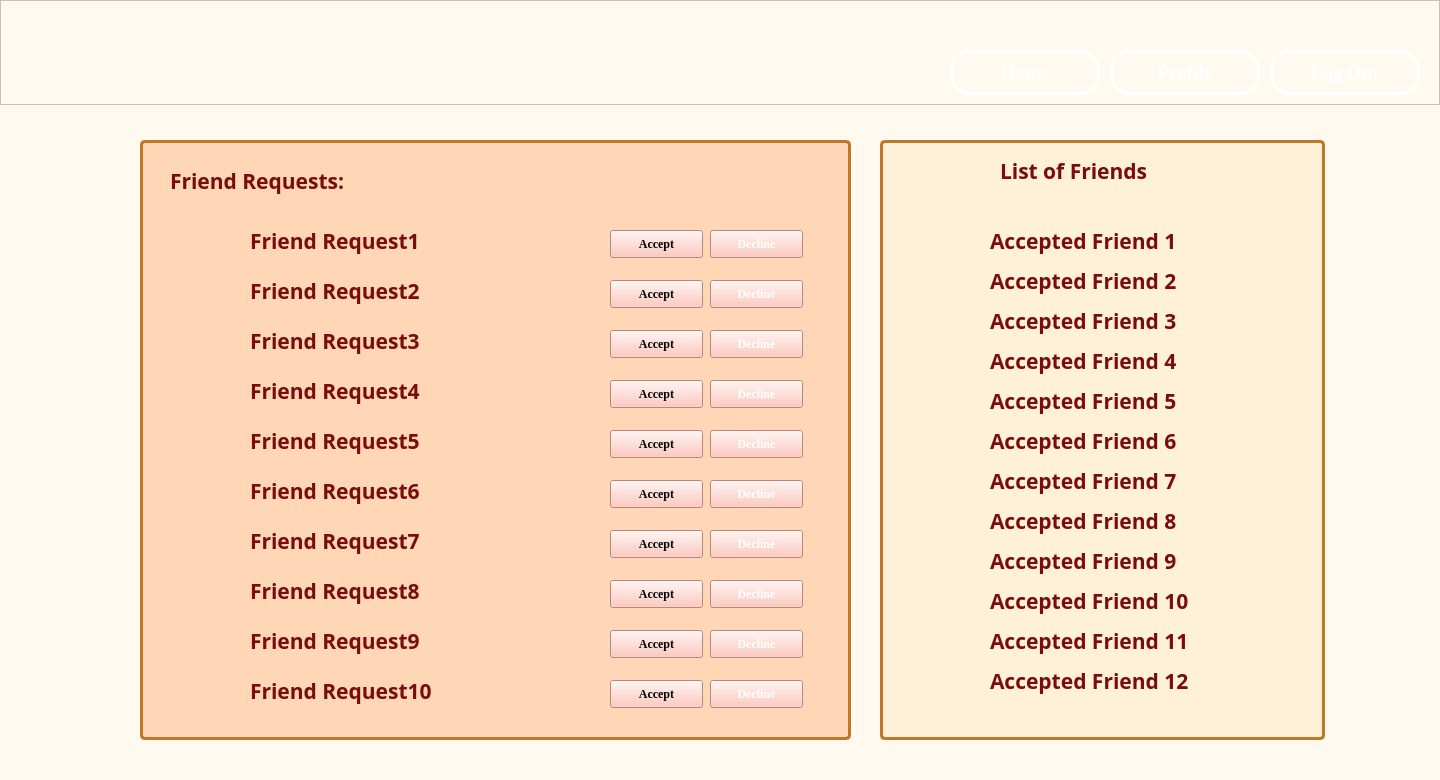
 <widget class="QDialog" name="FriendMenu">
  <property name="geometry">
   <rect>
    <x>0</x>
    <y>0</y>
    <width>1440</width>
    <height>780</height>
   </rect>
  </property>
  <property name="windowTitle">
   <string>Dialog</string>
  </property>
  <property name="styleSheet">
   <string notr="true">background-color: rgb(255, 249, 240);</string>
  </property>
  <widget class="QFrame" name="FM_Header">
   <property name="geometry">
    <rect>
     <x>0</x>
     <y>0</y>
     <width>1440</width>
     <height>105</height>
    </rect>
   </property>
   <property name="styleSheet">
    <string notr="true">background: qlineargradient(
    spread:pad, 
    x1:0, y1:0, x2:1, y2:0, 
    stop:0 #EDC27E, 
    stop:0.526 #EDC27E, 
    stop:1 #DC586D
);

</string>
   </property>
   <property name="frameShape">
    <enum>QFrame::StyledPanel</enum>
   </property>
   <property name="frameShadow">
    <enum>QFrame::Raised</enum>
   </property>
   <widget class="QLabel" name="FM_HeaderIcon">
    <property name="geometry">
     <rect>
      <x>-50</x>
      <y>-30</y>
      <width>242</width>
      <height>159</height>
     </rect>
    </property>
    <property name="styleSheet">
     <string notr="true">background:transparent;
</string>
    </property>
    <property name="text">
     <string/>
    </property>
    <property name="pixmap">
     <pixmap>HeaderIcon.png</pixmap>
    </property>
    <property name="scaledContents">
     <bool>true</bool>
    </property>
   </widget>
  </widget>
  <widget class="QFrame" name="FM_FriendRequestFrame">
   <property name="geometry">
    <rect>
     <x>140</x>
     <y>140</y>
     <width>711</width>
     <height>600</height>
    </rect>
   </property>
   <property name="styleSheet">
    <string notr="true">
border-radius: 5px;
border: 3px solid #BE7928;
background-color: rgb(255, 214, 182);</string>
   </property>
   <property name="frameShape">
    <enum>QFrame::StyledPanel</enum>
   </property>
   <property name="frameShadow">
    <enum>QFrame::Raised</enum>
   </property>
  </widget>
  <widget class="QFrame" name="FM_FriendListFrame">
   <property name="geometry">
    <rect>
     <x>880</x>
     <y>140</y>
     <width>445</width>
     <height>600</height>
    </rect>
   </property>
   <property name="styleSheet">
    <string notr="true">background-color: rgb(255, 240, 216);
border-radius: 5px;
border: 3px solid #BE7928;
</string>
   </property>
   <property name="frameShape">
    <enum>QFrame::StyledPanel</enum>
   </property>
   <property name="frameShadow">
    <enum>QFrame::Raised</enum>
   </property>
  </widget>
  <widget class="QPushButton" name="FM_HomePB">
   <property name="geometry">
    <rect>
     <x>950</x>
     <y>50</y>
     <width>150</width>
     <height>45</height>
    </rect>
   </property>
   <property name="font">
    <font>
     <family>Times New Roman</family>
     <pointsize>14</pointsize>
     <weight>75</weight>
     <bold>true</bold>
    </font>
   </property>
   <property name="cursor">
    <cursorShape>PointingHandCursor</cursorShape>
   </property>
   <property name="styleSheet">
    <string notr="true">color:rgb(255, 255, 255);
border-color: rgb(229, 141, 118);
border: 3px solid #FFFFFF;
border-radius: 20px;
background: transparent;
</string>
   </property>
   <property name="text">
    <string>Home</string>
   </property>
  </widget>
  <widget class="QPushButton" name="FM_ProfilePB">
   <property name="geometry">
    <rect>
     <x>1110</x>
     <y>50</y>
     <width>150</width>
     <height>45</height>
    </rect>
   </property>
   <property name="font">
    <font>
     <family>Times New Roman</family>
     <pointsize>14</pointsize>
     <weight>75</weight>
     <bold>true</bold>
    </font>
   </property>
   <property name="cursor">
    <cursorShape>PointingHandCursor</cursorShape>
   </property>
   <property name="styleSheet">
    <string notr="true">color:rgb(255, 255, 255);
border-color: rgb(229, 141, 118);
border: 3px solid #FFFFFF;
border-radius: 20px;
background: transparent;
</string>
   </property>
   <property name="text">
    <string>Profile</string>
   </property>
  </widget>
  <widget class="QPushButton" name="FM_LogOutPB">
   <property name="geometry">
    <rect>
     <x>1270</x>
     <y>50</y>
     <width>150</width>
     <height>45</height>
    </rect>
   </property>
   <property name="font">
    <font>
     <family>Times New Roman</family>
     <pointsize>14</pointsize>
     <weight>75</weight>
     <bold>true</bold>
    </font>
   </property>
   <property name="cursor">
    <cursorShape>PointingHandCursor</cursorShape>
   </property>
   <property name="styleSheet">
    <string notr="true">color:rgb(255, 255, 255);
border-color: rgb(229, 141, 118);
border: 3px solid #FFFFFF;
border-radius: 20px;
background: transparent;
</string>
   </property>
   <property name="text">
    <string>Log Out</string>
   </property>
  </widget>
  <widget class="QLabel" name="FM_FriendRequestsLBL">
   <property name="geometry">
    <rect>
     <x>170</x>
     <y>160</y>
     <width>231</width>
     <height>41</height>
    </rect>
   </property>
   <property name="font">
    <font>
     <family>Rockwell</family>
     <pointsize>16</pointsize>
     <weight>75</weight>
     <bold>true</bold>
    </font>
   </property>
   <property name="styleSheet">
    <string notr="true">Background: transparent;
color: rgb(122, 12, 12);</string>
   </property>
   <property name="text">
    <string>Friend Requests:</string>
   </property>
  </widget>
  <widget class="QLabel" name="FM_FriendRequest1">
   <property name="geometry">
    <rect>
     <x>250</x>
     <y>220</y>
     <width>231</width>
     <height>41</height>
    </rect>
   </property>
   <property name="font">
    <font>
     <family>Rockwell</family>
     <pointsize>16</pointsize>
     <weight>75</weight>
     <bold>true</bold>
    </font>
   </property>
   <property name="styleSheet">
    <string notr="true">Background: transparent;
color: rgb(122, 12, 12);</string>
   </property>
   <property name="text">
    <string>Friend Request1</string>
   </property>
  </widget>
  <widget class="QLabel" name="FM_FriendRequest2">
   <property name="geometry">
    <rect>
     <x>250</x>
     <y>270</y>
     <width>231</width>
     <height>41</height>
    </rect>
   </property>
   <property name="font">
    <font>
     <family>Rockwell</family>
     <pointsize>16</pointsize>
     <weight>75</weight>
     <bold>true</bold>
    </font>
   </property>
   <property name="styleSheet">
    <string notr="true">Background: transparent;
color: rgb(122, 12, 12);</string>
   </property>
   <property name="text">
    <string>Friend Request2</string>
   </property>
  </widget>
  <widget class="QLabel" name="FM_FriendRequest3">
   <property name="geometry">
    <rect>
     <x>250</x>
     <y>320</y>
     <width>231</width>
     <height>41</height>
    </rect>
   </property>
   <property name="font">
    <font>
     <family>Rockwell</family>
     <pointsize>16</pointsize>
     <weight>75</weight>
     <bold>true</bold>
    </font>
   </property>
   <property name="styleSheet">
    <string notr="true">Background: transparent;
color: rgb(122, 12, 12);</string>
   </property>
   <property name="text">
    <string>Friend Request3</string>
   </property>
  </widget>
  <widget class="QLabel" name="FM_FriendRequest4">
   <property name="geometry">
    <rect>
     <x>250</x>
     <y>370</y>
     <width>231</width>
     <height>41</height>
    </rect>
   </property>
   <property name="font">
    <font>
     <family>Rockwell</family>
     <pointsize>16</pointsize>
     <weight>75</weight>
     <bold>true</bold>
    </font>
   </property>
   <property name="styleSheet">
    <string notr="true">Background: transparent;
color: rgb(122, 12, 12);</string>
   </property>
   <property name="text">
    <string>Friend Request4</string>
   </property>
  </widget>
  <widget class="QLabel" name="FM_FriendRequest5">
   <property name="geometry">
    <rect>
     <x>250</x>
     <y>420</y>
     <width>231</width>
     <height>41</height>
    </rect>
   </property>
   <property name="font">
    <font>
     <family>Rockwell</family>
     <pointsize>16</pointsize>
     <weight>75</weight>
     <bold>true</bold>
    </font>
   </property>
   <property name="styleSheet">
    <string notr="true">Background: transparent;
color: rgb(122, 12, 12);</string>
   </property>
   <property name="text">
    <string>Friend Request5</string>
   </property>
  </widget>
  <widget class="QLabel" name="FM_FriendRequest6">
   <property name="geometry">
    <rect>
     <x>250</x>
     <y>470</y>
     <width>231</width>
     <height>41</height>
    </rect>
   </property>
   <property name="font">
    <font>
     <family>Rockwell</family>
     <pointsize>16</pointsize>
     <weight>75</weight>
     <bold>true</bold>
    </font>
   </property>
   <property name="styleSheet">
    <string notr="true">Background: transparent;
color: rgb(122, 12, 12);</string>
   </property>
   <property name="text">
    <string>Friend Request6</string>
   </property>
  </widget>
  <widget class="QLabel" name="FM_FriendRequest7">
   <property name="geometry">
    <rect>
     <x>250</x>
     <y>520</y>
     <width>231</width>
     <height>41</height>
    </rect>
   </property>
   <property name="font">
    <font>
     <family>Rockwell</family>
     <pointsize>16</pointsize>
     <weight>75</weight>
     <bold>true</bold>
    </font>
   </property>
   <property name="styleSheet">
    <string notr="true">Background: transparent;
color: rgb(122, 12, 12);</string>
   </property>
   <property name="text">
    <string>Friend Request7</string>
   </property>
  </widget>
  <widget class="QLabel" name="FM_FriendRequest8">
   <property name="geometry">
    <rect>
     <x>250</x>
     <y>570</y>
     <width>231</width>
     <height>41</height>
    </rect>
   </property>
   <property name="font">
    <font>
     <family>Rockwell</family>
     <pointsize>16</pointsize>
     <weight>75</weight>
     <bold>true</bold>
    </font>
   </property>
   <property name="styleSheet">
    <string notr="true">Background: transparent;
color: rgb(122, 12, 12);</string>
   </property>
   <property name="text">
    <string>Friend Request8</string>
   </property>
  </widget>
  <widget class="QLabel" name="FM_FriendRequest9">
   <property name="geometry">
    <rect>
     <x>250</x>
     <y>620</y>
     <width>231</width>
     <height>41</height>
    </rect>
   </property>
   <property name="font">
    <font>
     <family>Rockwell</family>
     <pointsize>16</pointsize>
     <weight>75</weight>
     <bold>true</bold>
    </font>
   </property>
   <property name="styleSheet">
    <string notr="true">Background: transparent;
color: rgb(122, 12, 12);</string>
   </property>
   <property name="text">
    <string>Friend Request9</string>
   </property>
  </widget>
  <widget class="QLabel" name="FM_FriendRequest10">
   <property name="geometry">
    <rect>
     <x>250</x>
     <y>670</y>
     <width>241</width>
     <height>41</height>
    </rect>
   </property>
   <property name="font">
    <font>
     <family>Rockwell</family>
     <pointsize>16</pointsize>
     <weight>75</weight>
     <bold>true</bold>
    </font>
   </property>
   <property name="styleSheet">
    <string notr="true">Background: transparent;
color: rgb(122, 12, 12);</string>
   </property>
   <property name="text">
    <string>Friend Request10</string>
   </property>
  </widget>
  <widget class="QPushButton" name="FM_Decline1PB">
   <property name="geometry">
    <rect>
     <x>710</x>
     <y>230</y>
     <width>93</width>
     <height>28</height>
    </rect>
   </property>
   <property name="font">
    <font>
     <family>Times New Roman</family>
     <weight>75</weight>
     <bold>true</bold>
    </font>
   </property>
   <property name="cursor">
    <cursorShape>PointingHandCursor</cursorShape>
   </property>
   <property name="styleSheet">
    <string notr="true">background-color: rgb(255, 187, 173);
color: rgb(255, 255, 255);
</string>
   </property>
   <property name="text">
    <string>Decline</string>
   </property>
  </widget>
  <widget class="QPushButton" name="FM_Accept2PB">
   <property name="geometry">
    <rect>
     <x>610</x>
     <y>280</y>
     <width>93</width>
     <height>28</height>
    </rect>
   </property>
   <property name="font">
    <font>
     <family>Times New Roman</family>
     <weight>75</weight>
     <bold>true</bold>
    </font>
   </property>
   <property name="cursor">
    <cursorShape>PointingHandCursor</cursorShape>
   </property>
   <property name="styleSheet">
    <string notr="true">background-color: rgb(255, 187, 173);

</string>
   </property>
   <property name="text">
    <string>Accept</string>
   </property>
  </widget>
  <widget class="QPushButton" name="FM_Decline2PB">
   <property name="geometry">
    <rect>
     <x>710</x>
     <y>280</y>
     <width>93</width>
     <height>28</height>
    </rect>
   </property>
   <property name="font">
    <font>
     <family>Times New Roman</family>
     <weight>75</weight>
     <bold>true</bold>
    </font>
   </property>
   <property name="cursor">
    <cursorShape>PointingHandCursor</cursorShape>
   </property>
   <property name="styleSheet">
    <string notr="true">background-color: rgb(255, 187, 173);
color: rgb(255, 255, 255);
</string>
   </property>
   <property name="text">
    <string>Decline</string>
   </property>
  </widget>
  <widget class="QPushButton" name="FM_Accept1PB">
   <property name="geometry">
    <rect>
     <x>610</x>
     <y>230</y>
     <width>93</width>
     <height>28</height>
    </rect>
   </property>
   <property name="font">
    <font>
     <family>Times New Roman</family>
     <weight>75</weight>
     <bold>true</bold>
    </font>
   </property>
   <property name="cursor">
    <cursorShape>PointingHandCursor</cursorShape>
   </property>
   <property name="styleSheet">
    <string notr="true">background-color: rgb(255, 187, 173);
</string>
   </property>
   <property name="text">
    <string>Accept</string>
   </property>
  </widget>
  <widget class="QPushButton" name="FM_Accept3PB">
   <property name="geometry">
    <rect>
     <x>610</x>
     <y>330</y>
     <width>93</width>
     <height>28</height>
    </rect>
   </property>
   <property name="font">
    <font>
     <family>Times New Roman</family>
     <weight>75</weight>
     <bold>true</bold>
    </font>
   </property>
   <property name="cursor">
    <cursorShape>PointingHandCursor</cursorShape>
   </property>
   <property name="styleSheet">
    <string notr="true">background-color: rgb(255, 187, 173);

</string>
   </property>
   <property name="text">
    <string>Accept</string>
   </property>
  </widget>
  <widget class="QPushButton" name="FM_Accept4PB">
   <property name="geometry">
    <rect>
     <x>610</x>
     <y>380</y>
     <width>93</width>
     <height>28</height>
    </rect>
   </property>
   <property name="font">
    <font>
     <family>Times New Roman</family>
     <weight>75</weight>
     <bold>true</bold>
    </font>
   </property>
   <property name="cursor">
    <cursorShape>PointingHandCursor</cursorShape>
   </property>
   <property name="styleSheet">
    <string notr="true">background-color: rgb(255, 187, 173);

</string>
   </property>
   <property name="text">
    <string>Accept</string>
   </property>
  </widget>
  <widget class="QPushButton" name="FM_Accept5PB">
   <property name="geometry">
    <rect>
     <x>610</x>
     <y>430</y>
     <width>93</width>
     <height>28</height>
    </rect>
   </property>
   <property name="font">
    <font>
     <family>Times New Roman</family>
     <weight>75</weight>
     <bold>true</bold>
    </font>
   </property>
   <property name="cursor">
    <cursorShape>PointingHandCursor</cursorShape>
   </property>
   <property name="styleSheet">
    <string notr="true">background-color: rgb(255, 187, 173);

</string>
   </property>
   <property name="text">
    <string>Accept</string>
   </property>
  </widget>
  <widget class="QPushButton" name="FM_Accept6PB">
   <property name="geometry">
    <rect>
     <x>610</x>
     <y>480</y>
     <width>93</width>
     <height>28</height>
    </rect>
   </property>
   <property name="font">
    <font>
     <family>Times New Roman</family>
     <weight>75</weight>
     <bold>true</bold>
    </font>
   </property>
   <property name="cursor">
    <cursorShape>PointingHandCursor</cursorShape>
   </property>
   <property name="styleSheet">
    <string notr="true">background-color: rgb(255, 187, 173);

</string>
   </property>
   <property name="text">
    <string>Accept</string>
   </property>
  </widget>
  <widget class="QPushButton" name="FM_Accept7PB">
   <property name="geometry">
    <rect>
     <x>610</x>
     <y>530</y>
     <width>93</width>
     <height>28</height>
    </rect>
   </property>
   <property name="font">
    <font>
     <family>Times New Roman</family>
     <weight>75</weight>
     <bold>true</bold>
    </font>
   </property>
   <property name="cursor">
    <cursorShape>PointingHandCursor</cursorShape>
   </property>
   <property name="styleSheet">
    <string notr="true">background-color: rgb(255, 187, 173);

</string>
   </property>
   <property name="text">
    <string>Accept</string>
   </property>
  </widget>
  <widget class="QPushButton" name="FM_Accept8PB">
   <property name="geometry">
    <rect>
     <x>610</x>
     <y>580</y>
     <width>93</width>
     <height>28</height>
    </rect>
   </property>
   <property name="font">
    <font>
     <family>Times New Roman</family>
     <weight>75</weight>
     <bold>true</bold>
    </font>
   </property>
   <property name="cursor">
    <cursorShape>PointingHandCursor</cursorShape>
   </property>
   <property name="styleSheet">
    <string notr="true">background-color: rgb(255, 187, 173);

</string>
   </property>
   <property name="text">
    <string>Accept</string>
   </property>
  </widget>
  <widget class="QPushButton" name="FM_Accept9PB">
   <property name="geometry">
    <rect>
     <x>610</x>
     <y>630</y>
     <width>93</width>
     <height>28</height>
    </rect>
   </property>
   <property name="font">
    <font>
     <family>Times New Roman</family>
     <weight>75</weight>
     <bold>true</bold>
    </font>
   </property>
   <property name="cursor">
    <cursorShape>PointingHandCursor</cursorShape>
   </property>
   <property name="styleSheet">
    <string notr="true">background-color: rgb(255, 187, 173);

</string>
   </property>
   <property name="text">
    <string>Accept</string>
   </property>
  </widget>
  <widget class="QPushButton" name="FM_Accept10PB">
   <property name="geometry">
    <rect>
     <x>610</x>
     <y>680</y>
     <width>93</width>
     <height>28</height>
    </rect>
   </property>
   <property name="font">
    <font>
     <family>Times New Roman</family>
     <weight>75</weight>
     <bold>true</bold>
    </font>
   </property>
   <property name="cursor">
    <cursorShape>PointingHandCursor</cursorShape>
   </property>
   <property name="styleSheet">
    <string notr="true">background-color: rgb(255, 187, 173);

</string>
   </property>
   <property name="text">
    <string>Accept</string>
   </property>
  </widget>
  <widget class="QPushButton" name="FM_Decline3PB">
   <property name="geometry">
    <rect>
     <x>710</x>
     <y>330</y>
     <width>93</width>
     <height>28</height>
    </rect>
   </property>
   <property name="font">
    <font>
     <family>Times New Roman</family>
     <weight>75</weight>
     <bold>true</bold>
    </font>
   </property>
   <property name="cursor">
    <cursorShape>PointingHandCursor</cursorShape>
   </property>
   <property name="styleSheet">
    <string notr="true">background-color: rgb(255, 187, 173);
color: rgb(255, 255, 255);
</string>
   </property>
   <property name="text">
    <string>Decline</string>
   </property>
  </widget>
  <widget class="QPushButton" name="FM_Decline4PB">
   <property name="geometry">
    <rect>
     <x>710</x>
     <y>380</y>
     <width>93</width>
     <height>28</height>
    </rect>
   </property>
   <property name="font">
    <font>
     <family>Times New Roman</family>
     <weight>75</weight>
     <bold>true</bold>
    </font>
   </property>
   <property name="cursor">
    <cursorShape>PointingHandCursor</cursorShape>
   </property>
   <property name="styleSheet">
    <string notr="true">background-color: rgb(255, 187, 173);
color: rgb(255, 255, 255);
</string>
   </property>
   <property name="text">
    <string>Decline</string>
   </property>
  </widget>
  <widget class="QPushButton" name="FM_Decline5PB">
   <property name="geometry">
    <rect>
     <x>710</x>
     <y>430</y>
     <width>93</width>
     <height>28</height>
    </rect>
   </property>
   <property name="font">
    <font>
     <family>Times New Roman</family>
     <weight>75</weight>
     <bold>true</bold>
    </font>
   </property>
   <property name="cursor">
    <cursorShape>PointingHandCursor</cursorShape>
   </property>
   <property name="styleSheet">
    <string notr="true">background-color: rgb(255, 187, 173);
color: rgb(255, 255, 255);
</string>
   </property>
   <property name="text">
    <string>Decline</string>
   </property>
  </widget>
  <widget class="QPushButton" name="FM_Decline6PB">
   <property name="geometry">
    <rect>
     <x>710</x>
     <y>480</y>
     <width>93</width>
     <height>28</height>
    </rect>
   </property>
   <property name="font">
    <font>
     <family>Times New Roman</family>
     <weight>75</weight>
     <bold>true</bold>
    </font>
   </property>
   <property name="cursor">
    <cursorShape>PointingHandCursor</cursorShape>
   </property>
   <property name="styleSheet">
    <string notr="true">background-color: rgb(255, 187, 173);
color: rgb(255, 255, 255);
</string>
   </property>
   <property name="text">
    <string>Decline</string>
   </property>
  </widget>
  <widget class="QPushButton" name="FM_Decline7PB">
   <property name="geometry">
    <rect>
     <x>710</x>
     <y>530</y>
     <width>93</width>
     <height>28</height>
    </rect>
   </property>
   <property name="font">
    <font>
     <family>Times New Roman</family>
     <weight>75</weight>
     <bold>true</bold>
    </font>
   </property>
   <property name="cursor">
    <cursorShape>PointingHandCursor</cursorShape>
   </property>
   <property name="styleSheet">
    <string notr="true">background-color: rgb(255, 187, 173);
color: rgb(255, 255, 255);
</string>
   </property>
   <property name="text">
    <string>Decline</string>
   </property>
  </widget>
  <widget class="QPushButton" name="FM_Decline8PB">
   <property name="geometry">
    <rect>
     <x>710</x>
     <y>580</y>
     <width>93</width>
     <height>28</height>
    </rect>
   </property>
   <property name="font">
    <font>
     <family>Times New Roman</family>
     <weight>75</weight>
     <bold>true</bold>
    </font>
   </property>
   <property name="cursor">
    <cursorShape>PointingHandCursor</cursorShape>
   </property>
   <property name="styleSheet">
    <string notr="true">background-color: rgb(255, 187, 173);
color: rgb(255, 255, 255);
</string>
   </property>
   <property name="text">
    <string>Decline</string>
   </property>
  </widget>
  <widget class="QPushButton" name="FM_Decline9PB">
   <property name="geometry">
    <rect>
     <x>710</x>
     <y>630</y>
     <width>93</width>
     <height>28</height>
    </rect>
   </property>
   <property name="font">
    <font>
     <family>Times New Roman</family>
     <weight>75</weight>
     <bold>true</bold>
    </font>
   </property>
   <property name="cursor">
    <cursorShape>PointingHandCursor</cursorShape>
   </property>
   <property name="styleSheet">
    <string notr="true">background-color: rgb(255, 187, 173);
color: rgb(255, 255, 255);
</string>
   </property>
   <property name="text">
    <string>Decline</string>
   </property>
  </widget>
  <widget class="QPushButton" name="FM_Decline10PB">
   <property name="geometry">
    <rect>
     <x>710</x>
     <y>680</y>
     <width>93</width>
     <height>28</height>
    </rect>
   </property>
   <property name="font">
    <font>
     <family>Times New Roman</family>
     <weight>75</weight>
     <bold>true</bold>
    </font>
   </property>
   <property name="cursor">
    <cursorShape>PointingHandCursor</cursorShape>
   </property>
   <property name="styleSheet">
    <string notr="true">background-color: rgb(255, 187, 173);
color: rgb(255, 255, 255);
</string>
   </property>
   <property name="text">
    <string>Decline</string>
   </property>
  </widget>
  <widget class="QLabel" name="FM_">
   <property name="geometry">
    <rect>
     <x>1000</x>
     <y>150</y>
     <width>201</width>
     <height>41</height>
    </rect>
   </property>
   <property name="font">
    <font>
     <family>Rockwell</family>
     <pointsize>16</pointsize>
     <weight>75</weight>
     <bold>true</bold>
    </font>
   </property>
   <property name="styleSheet">
    <string notr="true">Background: transparent;
color: rgb(122, 12, 12);</string>
   </property>
   <property name="text">
    <string>List of Friends</string>
   </property>
  </widget>
  <widget class="QLabel" name="FM_AcceptedFriend1">
   <property name="geometry">
    <rect>
     <x>990</x>
     <y>220</y>
     <width>251</width>
     <height>41</height>
    </rect>
   </property>
   <property name="font">
    <font>
     <family>Rockwell</family>
     <pointsize>16</pointsize>
     <weight>75</weight>
     <bold>true</bold>
    </font>
   </property>
   <property name="cursor">
    <cursorShape>PointingHandCursor</cursorShape>
   </property>
   <property name="styleSheet">
    <string notr="true">Background: transparent;
color: rgb(122, 12, 12);</string>
   </property>
   <property name="text">
    <string>Accepted Friend 1</string>
   </property>
  </widget>
  <widget class="QLabel" name="FM_AcceptedFriend2">
   <property name="geometry">
    <rect>
     <x>990</x>
     <y>260</y>
     <width>251</width>
     <height>41</height>
    </rect>
   </property>
   <property name="font">
    <font>
     <family>Rockwell</family>
     <pointsize>16</pointsize>
     <weight>75</weight>
     <bold>true</bold>
    </font>
   </property>
   <property name="cursor">
    <cursorShape>PointingHandCursor</cursorShape>
   </property>
   <property name="styleSheet">
    <string notr="true">Background: transparent;
color: rgb(122, 12, 12);</string>
   </property>
   <property name="text">
    <string>Accepted Friend 2</string>
   </property>
  </widget>
  <widget class="QLabel" name="FM_AcceptedFriend3">
   <property name="geometry">
    <rect>
     <x>990</x>
     <y>300</y>
     <width>251</width>
     <height>41</height>
    </rect>
   </property>
   <property name="font">
    <font>
     <family>Rockwell</family>
     <pointsize>16</pointsize>
     <weight>75</weight>
     <bold>true</bold>
    </font>
   </property>
   <property name="cursor">
    <cursorShape>PointingHandCursor</cursorShape>
   </property>
   <property name="styleSheet">
    <string notr="true">Background: transparent;
color: rgb(122, 12, 12);</string>
   </property>
   <property name="text">
    <string>Accepted Friend 3</string>
   </property>
  </widget>
  <widget class="QLabel" name="FM_AcceptedFriend4">
   <property name="geometry">
    <rect>
     <x>990</x>
     <y>340</y>
     <width>251</width>
     <height>41</height>
    </rect>
   </property>
   <property name="font">
    <font>
     <family>Rockwell</family>
     <pointsize>16</pointsize>
     <weight>75</weight>
     <bold>true</bold>
    </font>
   </property>
   <property name="cursor">
    <cursorShape>PointingHandCursor</cursorShape>
   </property>
   <property name="styleSheet">
    <string notr="true">Background: transparent;
color: rgb(122, 12, 12);</string>
   </property>
   <property name="text">
    <string>Accepted Friend 4</string>
   </property>
  </widget>
  <widget class="QLabel" name="FM_AcceptedFriend5">
   <property name="geometry">
    <rect>
     <x>990</x>
     <y>380</y>
     <width>251</width>
     <height>41</height>
    </rect>
   </property>
   <property name="font">
    <font>
     <family>Rockwell</family>
     <pointsize>16</pointsize>
     <weight>75</weight>
     <bold>true</bold>
    </font>
   </property>
   <property name="cursor">
    <cursorShape>PointingHandCursor</cursorShape>
   </property>
   <property name="styleSheet">
    <string notr="true">Background: transparent;
color: rgb(122, 12, 12);</string>
   </property>
   <property name="text">
    <string>Accepted Friend 5</string>
   </property>
  </widget>
  <widget class="QLabel" name="FM_AcceptedFriend6">
   <property name="geometry">
    <rect>
     <x>990</x>
     <y>420</y>
     <width>251</width>
     <height>41</height>
    </rect>
   </property>
   <property name="font">
    <font>
     <family>Rockwell</family>
     <pointsize>16</pointsize>
     <weight>75</weight>
     <bold>true</bold>
    </font>
   </property>
   <property name="cursor">
    <cursorShape>PointingHandCursor</cursorShape>
   </property>
   <property name="styleSheet">
    <string notr="true">Background: transparent;
color: rgb(122, 12, 12);</string>
   </property>
   <property name="text">
    <string>Accepted Friend 6</string>
   </property>
  </widget>
  <widget class="QLabel" name="FM_AcceptedFriend7">
   <property name="geometry">
    <rect>
     <x>990</x>
     <y>460</y>
     <width>251</width>
     <height>41</height>
    </rect>
   </property>
   <property name="font">
    <font>
     <family>Rockwell</family>
     <pointsize>16</pointsize>
     <weight>75</weight>
     <bold>true</bold>
    </font>
   </property>
   <property name="cursor">
    <cursorShape>PointingHandCursor</cursorShape>
   </property>
   <property name="styleSheet">
    <string notr="true">Background: transparent;
color: rgb(122, 12, 12);</string>
   </property>
   <property name="text">
    <string>Accepted Friend 7</string>
   </property>
  </widget>
  <widget class="QLabel" name="FM_AcceptedFriend8">
   <property name="geometry">
    <rect>
     <x>990</x>
     <y>500</y>
     <width>251</width>
     <height>41</height>
    </rect>
   </property>
   <property name="font">
    <font>
     <family>Rockwell</family>
     <pointsize>16</pointsize>
     <weight>75</weight>
     <bold>true</bold>
    </font>
   </property>
   <property name="cursor">
    <cursorShape>PointingHandCursor</cursorShape>
   </property>
   <property name="styleSheet">
    <string notr="true">Background: transparent;
color: rgb(122, 12, 12);</string>
   </property>
   <property name="text">
    <string>Accepted Friend 8</string>
   </property>
  </widget>
  <widget class="QLabel" name="FM_AcceptedFriend9">
   <property name="geometry">
    <rect>
     <x>990</x>
     <y>540</y>
     <width>251</width>
     <height>41</height>
    </rect>
   </property>
   <property name="font">
    <font>
     <family>Rockwell</family>
     <pointsize>16</pointsize>
     <weight>75</weight>
     <bold>true</bold>
    </font>
   </property>
   <property name="cursor">
    <cursorShape>PointingHandCursor</cursorShape>
   </property>
   <property name="styleSheet">
    <string notr="true">Background: transparent;
color: rgb(122, 12, 12);</string>
   </property>
   <property name="text">
    <string>Accepted Friend 9</string>
   </property>
  </widget>
  <widget class="QLabel" name="FM_AcceptedFriend10">
   <property name="geometry">
    <rect>
     <x>990</x>
     <y>580</y>
     <width>261</width>
     <height>41</height>
    </rect>
   </property>
   <property name="font">
    <font>
     <family>Rockwell</family>
     <pointsize>16</pointsize>
     <weight>75</weight>
     <bold>true</bold>
    </font>
   </property>
   <property name="cursor">
    <cursorShape>PointingHandCursor</cursorShape>
   </property>
   <property name="styleSheet">
    <string notr="true">Background: transparent;
color: rgb(122, 12, 12);</string>
   </property>
   <property name="text">
    <string>Accepted Friend 10</string>
   </property>
  </widget>
  <widget class="QLabel" name="FM_AcceptedFriend11">
   <property name="geometry">
    <rect>
     <x>990</x>
     <y>620</y>
     <width>261</width>
     <height>41</height>
    </rect>
   </property>
   <property name="font">
    <font>
     <family>Rockwell</family>
     <pointsize>16</pointsize>
     <weight>75</weight>
     <bold>true</bold>
    </font>
   </property>
   <property name="cursor">
    <cursorShape>PointingHandCursor</cursorShape>
   </property>
   <property name="styleSheet">
    <string notr="true">Background: transparent;
color: rgb(122, 12, 12);</string>
   </property>
   <property name="text">
    <string>Accepted Friend 11</string>
   </property>
  </widget>
  <widget class="QLabel" name="FM_AcceptedFriend12">
   <property name="geometry">
    <rect>
     <x>990</x>
     <y>660</y>
     <width>261</width>
     <height>41</height>
    </rect>
   </property>
   <property name="font">
    <font>
     <family>Rockwell</family>
     <pointsize>16</pointsize>
     <weight>75</weight>
     <bold>true</bold>
    </font>
   </property>
   <property name="cursor">
    <cursorShape>PointingHandCursor</cursorShape>
   </property>
   <property name="styleSheet">
    <string notr="true">Background: transparent;
color: rgb(122, 12, 12);</string>
   </property>
   <property name="text">
    <string>Accepted Friend 12</string>
   </property>
  </widget>
 </widget>
